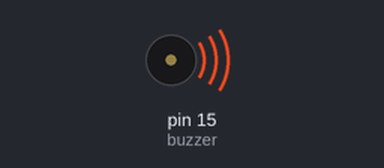
Simulated run of this sketch. Board: Arduino Uno, built with avr-gcc and run on an emulated ATmega328P. Shown: buzzer (waves = sounding).

Above: at 0.1 s.
At 0.7 s:
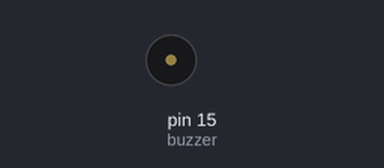
Timing chart, 0 to 2.2 s (numbered marks = the images above):
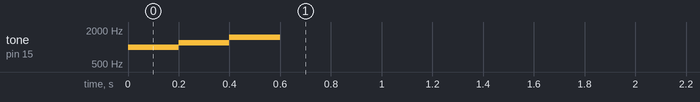

The sketch:

buzzer.ino
```cpp
const int buzzer = 15; //buzzer to arduino pin 9

void setup(){
  // pinMode(buzzer, OUTPUT); // Set buzzer - pin 9 as an output
  // digitalWrite(buzzer, HIGH);
//     tone( 8, 1000);
// delay(500);
// // tone( 8, 20);
// // delay(500);
// noTone(8);
// digitalWrite(buzzer, HIGH);


  peep(1,1000);
  peep(1,1200);
  peep(1,1500);
  stopSound();


}

void loop(){

  // peep(1,1000);
  // // // noTone(buzzer);
  // // // digitalWrite(buzzer, LOW);
  // delay(5000);
  // peep(1,1000);
  // // // digitalWrite(buzzer, LOW);
  // delay(5000);
  // peep(1,1000);


  // peep(1,1000);
  // peep(1,1200);
  // peep(1,1500);

  // exit(0);
}

// void peep(int in,int hi){
//   for (int i = 0; i<in; i = i + 1){
//     tone(buzzer, hi);
//     delay(200);// ...for 1sec
//   }
//   digitalWrite(buzzer, HIGH);
// }

void peep(int in,int hi){
  for (int i = 0; i<in; i = i + 1){
    tone(buzzer, hi);
    delay(200);// ...for 1sec
  }
  // digitalWrite(buzzer, HIGH);
}
void stopSound(){
  noTone(buzzer);
  digitalWrite(buzzer, HIGH);
}
```
